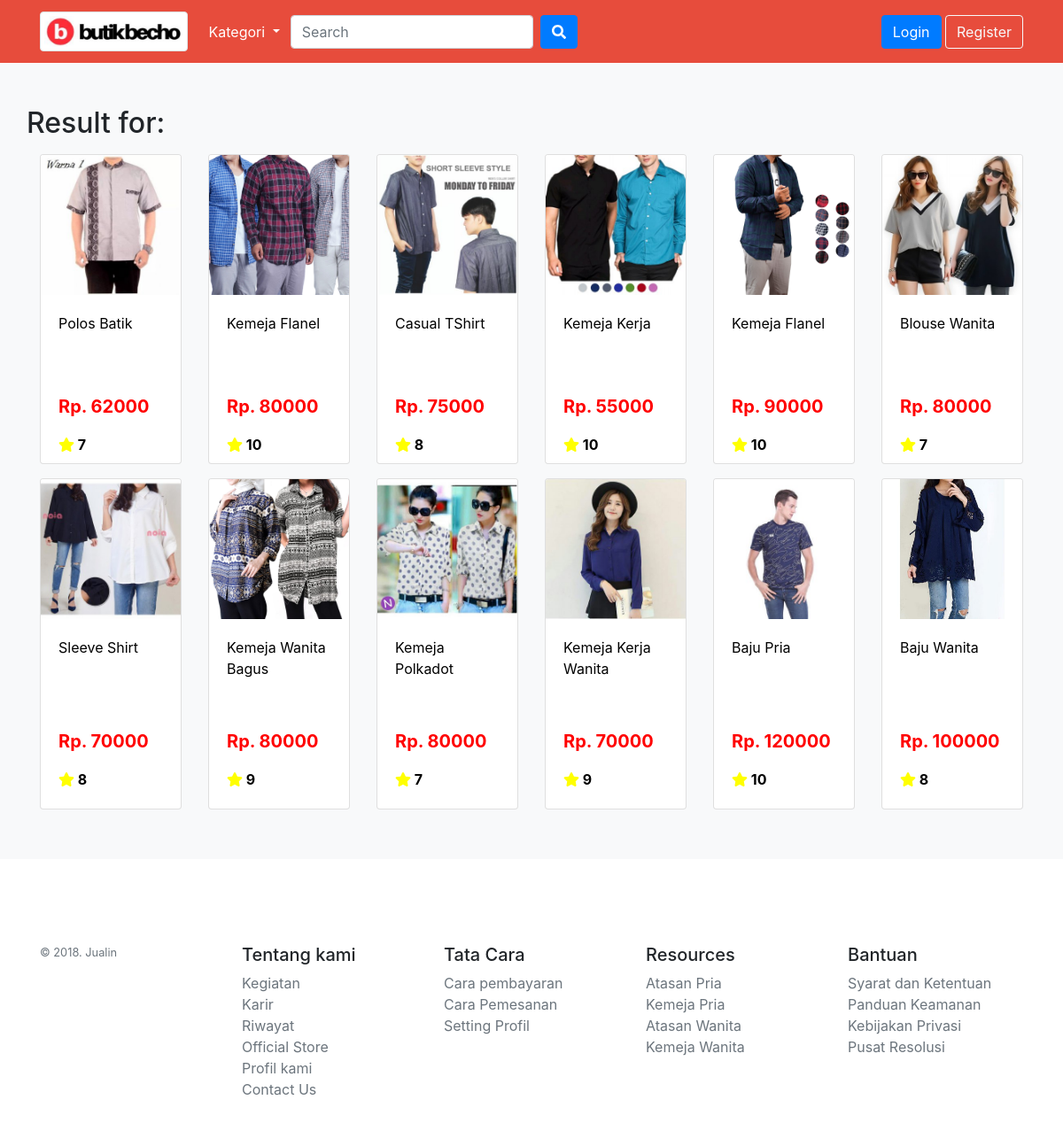
Page /index.php/c_search on the committed database.
### tables this page shows
CREATE TABLE `produk` (
  `id` int(11) NOT NULL,
  `name` varchar(255) NOT NULL,
  `price` int(11) NOT NULL,
  `rating` int(11) NOT NULL,
  `image` varchar(255) NOT NULL,
  `kategori_id` int(11) NOT NULL,
  `description` varchar(255) NOT NULL
);

### application/controllers/C_Search.php (called while the page is built, shortened)
<?php
class C_Search extends CI_Controller {
	public function __construct(){
    $this->load->model('M_Produk');
	}
	public function index(){
    $query = $this->input->get("q");
    $this->load->view('V_Base', [
      'title' => 'Jualin | Search ' . $query,
      'content' => 'V_ProductList',
      'data' => [
        'heading' => "Result for: $query",
        'produk' => $this->M_Produk->search($query)
      ]
    ]);
	}
}

### index.php (called while the page is built, shortened)
<?php
require_once BASEPATH.'core/CodeIgniter.php';

### application/models/M_Produk.php (called while the page is built, shortened)
<?php
	class M_Produk extends CI_Model{
		public function search($q) {
			$this->db->like('name', $q);
			return $this->db->get('produk')->result_array();
		}
	}
?>

### application/views/facade/product_item.php (the view)
<div class="col-md-2 col-sm-6 my-2">
  <a href="<?= base_url("detail?id=$id")?>" class="card-link" style="height: 100%">
    <div class="card mb-4 box-shadow" style="height: 100%">
      <img class="card-img-top" src="<?= base_url($image) ?>"  alt="Card image cap">
      <div class="card-body">
        <p class="card-text" style="height: 50%"><?= $name ?></p>
        <p class="item-price">Rp. <?= $price ?></p>
        <p style="font-weight: bold">
          <i class="fas fa-star" style="color: yellow"></i> <?= $rating ?></p>
      </div>
    </div>
  </a>
</div>

### application/views/V_Base.php (shortened to what this page needs)
?><!DOCTYPE html>
<html lang="en" style="height:100%">
<head>
  <link rel="stylesheet" type="text/css" href="<?php echo base_url('static/css/bootstrap.min.css') ?>">
  <link rel="stylesheet" type="text/css" href="<?php echo base_url('static/lib/slick/slick.css') ?>" />
  <link rel="stylesheet" type="text/css" href="<?php echo base_url('static/lib/slick/slick-theme.css') ?>" />
  <link rel="stylesheet" type="text/css" href="<?php echo base_url('static/lib/dataTables/datatables.min.css') ?>" />
  <link rel="stylesheet" type="text/css" href=" <?php echo base_url('static/css/style.css') ?> ">
</head>
  <?php $this->load->view('V_Usernav') ?>;
  <?php $this->load->view($content, $data) ?>
  <footer class="container py-5">
    <div class="row">
      <div class="col-12 col-md">
        <small class="d-block mb-3 text-muted">&copy; 2018. Jualin</small>
      </div>
      <div class="col-6 col-md">
        <h5>Tentang kami</h5>
        <ul class="list-unstyled text-small">
          <li>
            <a class="text-muted" href="#">Kegiatan</a>
          </li>
          <li>
            <a class="text-muted" href="#">Karir</a>
          </li>
          <li>
            <a class="text-muted" href="#">Riwayat</a>
          </li>
          <li>
            <a class="text-muted" href="#">Official Store</a>
          </li>
          <li>
            <a class="text-muted" href="#">Profil kami</a>
          </li>
          <li>
            <a class="text-muted" href="#">Contact Us</a>
          </li>
        </ul>
      </div>
      <div class="col-6 col-md">
        <h5>Tata Cara</h5>
        <ul class="list-unstyled text-small">
          <li>
            <a class="text-muted" href="#">Cara pembayaran</a>
          </li>
          <li>
            <a class="text-muted" href="#">Cara Pemesanan</a>
          </li>
          <li>
            <a class="text-muted" href="#">Setting Profil</a>
          </li>
        </ul>
      </div>
      <div class="col-6 col-md">
        <h5>Resources</h5>
        <ul class="list-unstyled text-small">
          <li>
            <a class="text-muted" href="#">Atasan Pria</a>
          </li>
          <li>
            <a class="text-muted" href="#">Kemeja Pria</a>
          </li>
          <li>
            <a class="text-muted" href="#">Atasan Wanita</a>
          </li>
          <li>
            <a class="text-muted" href="#">Kemeja Wanita</a>
          </li>
        </ul>
      </div>
      <div class="col-6 col-md">
        <h5>Bantuan</h5>
        <ul class="list-unstyled text-small">
          <li>
            <a class="text-muted" href="#">Syarat dan Ketentuan</a>
          </li>
          <li>
            <a class="text-muted" href="#">Panduan Keamanan</a>
          </li>
          <li>
            <a class="text-muted" href="#">Kebijakan Privasi</a>
          </li>
          <li>
            <a class="text-muted" href="#">Pusat Resolusi</a>
          </li>
        </ul>
      </div>
    </div>
  </footer>
</body>
</html>

### application/views/V_Usernav.php (shortened to what this page needs)
<header>
    <nav class="navbar navbar-expand-md navbar-dark fixed-top">
      <div class="container">
        <a class="navbar-brand" href="<?= base_url() ?>" id="pad-left"><img class="img-thumbnail" id="imageLogo"  src="<?= base_url("images/wow.jpg") ?>"></a>
        <div class="collapse navbar-collapse" id="navbarCollapse">
          <ul class="navbar-nav">
            <li class="nav-item dropdown">
              <a class="nav-link dropdown-toggle" style="color:white" href="#" id="navbarDropdown" role="button" data-toggle="dropdown"
                aria-haspopup="true" aria-expanded="false">
                Kategori
              </a>
            </li>
          </ul>
          <form class="form-inline mr-auto ml-1" action="<?= base_url("search") ?>">
            <input class="form-control mr-sm-2" type="text" name="q" placeholder="Search" aria-label="Search">
            <button class="btn btn-primary my-2 my-sm-0" type="submit">
              <i class="fas fa-search"></i>
            </button>
          </form>
          <div class="mr-0 my-2">
            <?php if($this->session->has_userdata('logged_in')): ?>
              <a href="<?= base_url('cart') ?>" class="btn btn-success">
                <i class="fas fa-shopping-cart"></i>
                <span class="badge badge-light mx-2">
                <?php
                  $this->db->where('user_id', $this->session->userdata('logged_in')['id']);
                  $result = $this->db->get('cart');
                  echo sizeof($result->result_array());
                ?>
                </span>
              </a>
              <a class="btn btn-danger" href="<?= base_url("order") ?>">OrderKu</a>
              <a href="<?= base_url('C_Login/logout') ?>" class="btn btn-primary">Logout</a>
            <?php else: ?>
              <a href="<?= base_url('login') ?>" class="btn btn-primary">Login</a>
              <a href="<?= base_url('register') ?>" class="btn btn-outline-light">Register</a>
            <?php endif ?>
          </div>
        </div>
      </div>
    </nav>
  </header>

### application/views/V_ProductList.php
<main role="main">
    <div class="my-5 py-5 bg-light">
      <div class="container">
        <div class="row">
        <h2><?= $heading ?></h2>
        </div>
        <div class="row">
          <?php
            foreach ($produk as $p) {
              $this->load->view('facade/product_item.php', $p);
            }
          ?>
        </div>
      </div>
    </div>
</main>

### static/css/style.css (style rules this page uses)
.navbar { background: #e74c3c; }
.card-link { text-decoration: none; color: black; }
.item-price { color: red; font-size: 15pt; font-weight: bold; }
#imageLogo { width: 110%; height: 110%; }
#pad-left { width: 15%; }

### rows in the picture
produk: image (picture), name "Polos Batik", price "62000", rating "7"
produk: image (picture), name "Kemeja Flanel", price "80000", rating "10"
produk: image (picture), name "Casual TShirt", price "75000", rating "8"
produk: image (picture), name "Kemeja Kerja", price "55000", rating "10"
produk: image (picture), name "Kemeja Flanel", price "90000", rating "10"
produk: image (picture), name "Blouse Wanita", price "80000", rating "7"
produk: image (picture), name "Sleeve Shirt", price "70000", rating "8"
produk: image (picture), name "Kemeja Wanita Bagus", price "80000", rating "9"
produk: image (picture), name "Kemeja Polkadot", price "80000", rating "7"
produk: image (picture), name "Kemeja Kerja Wanita", price "70000", rating "9"
produk: image (picture), name "Baju Pria", price "120000", rating "10"
produk: image (picture), name "Baju Wanita", price "100000", rating "8"

### other values in the picture
$heading "Result for:"
